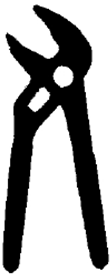
%> input picture Aula-05-Parte2/Img3.png, 112 x 277 px
$ octave exercicio1.m   (GNU Octave 9; MATLAB toolbox functions it lacks are replaced by stand-ins)
%> lines starting %> are read from the running program, lines starting %| are printed output that depends on the picture; in (x1, y1, x2, y2) boxes, pixels count from 0 and x2, y2 are one past the last pixel; in counts of white or black regions, pixels touching at a corner belong together; the program's own positions count from 1
### Aula-05-Parte2/erosao.m
function E = erosao(original,estr)
%Colocar padding de 1's em todos os lados
originalPad = padarray(original,[1 1],1);
% Inicializar a matriz D de tamanho igual ao da original com zeros
saida = zeros(size(original));

for i = 1:size(originalPad,1)-2 % tem que andar até size(originalPad,1)-2 porque o elemento estruturante é 3x3
    for j = 1:size(originalPad,2)-2
        % Pega trechos 3x3 da matriz original
        trecho = originalPad(i:i+2,j:j+2);
        % Encontra os 1's no elemento estruturante
        estr1 = find(estr == 1);
        % Verifica se os elementos no trecho são 1 nas mesmas posições
        % do elemento estruturante
        if(trecho(estr1) == 1)
            saida(i,j) = 1; % se são, coloca 1 na matriz D
        end
    end
end

E = saida;

### Aula-05-Parte2/dilatacao.m
function E = dilatacao(original,estr)
% Colocar padding de 0's em todos os lados
originalPad = padarray(original,[1 1]);
% Inicializar a matriz D de tamanho igual ao da original com zeros
saida = zeros(size(original));

for i = 1:size(originalPad,1)-2 % tem que andar até size(originalPad,1)-2 porque o elemento estruturante é 3x3
    for j = 1:size(originalPad,2)-2
        % Faz a operação AND
        saida(i,j) = sum(sum(estr & originalPad(i:i+2,j:j+2)));
        % Primeiro soma todas as colunas da matriz resultante de estr &
        % originalPad; isso resulta em um vetor, cujos elementos são
        % somados um a um, resultando em um único valor (0 ou 1).
        % Este valor é atribuído a saida(i,j)
    end
end

E = saida;

### Aula-05-Parte2/exercicio1.m
arq=input('Nome do arquivo: ','s');
%> the answer given: Img3.png
ext=input('Extens鉶 do arquivo (jpg, jpeg, png): ','s');
%> the answer given: Img3.png
imagem=imread(arq,ext);
%> imagem is the input picture: size 277x112x3 uint8; min 0, max 255, mean 161.8
figure;
imshow(imagem);
title('Imagem original');

imagem = rgb2gray(imagem);
%> imagem: size 277x112 uint8
imagem = imbinarize(imagem);
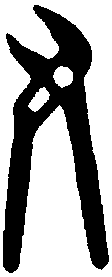
%> imagem: size 277x112 logical; 63.4% white; 1 black region, box (x1, y1, x2, y2) and area: (3, 5, 109, 273) 11352
figure, imshow(imagem);
title('Imagem bin醨ia');

% Elemento Estruturante
B = ones(3);

% Eros鉶
E = erosao(imagem,B);
%> in erosao, `originalPad = padarray(original,[1 1],1);`: originalPad: size 279x114 logical; 64.3% white; 1 black region, box (x1, y1, x2, y2) and area: (4, 6, 110, 274) 11352
%> after the loop in erosao, `for i = 1:size(originalPad,1)-2`:
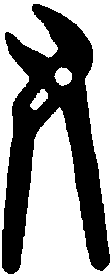
%> saida: size 277x112 double; values 0 (black) and 1 (white), 58.8% white; 1 black region, box (x1, y1, x2, y2) and area: (2, 4, 110, 274) 12783
figure, imshow(E);
title('Eros鉶');

% Dilata玢o
D = dilatacao(imagem,B);
%> in dilatacao, `originalPad = padarray(original,[1 1]);`:
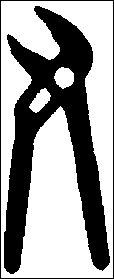
%> originalPad: size 279x114 logical; 61.8% white; 2 black regions, box (x1, y1, x2, y2) and area: (4, 6, 110, 274) 11352, (0, 0, 114, 279) 782
%> after the loop in dilatacao, `for i = 1:size(originalPad,1)-2`:
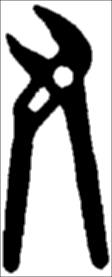
%> saida: size 277x112 double; min 0, max 9, mean 5.63; drawn with min black and max white
D = imbinarize(D);
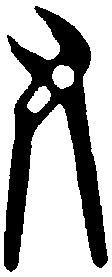
%> D: size 277x112 logical; 68.1% white; 1 black region, box (x1, y1, x2, y2) and area: (4, 6, 108, 272) 9911
figure, imshow(D);
title('Dilata玢o');

% Gradiente Interno (A - (A eros鉶 B))
saida1 = imagem - E;
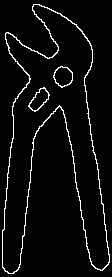
%> saida1: size 277x112 double; values 0 (black) and 1 (white), 4.6% white in thin lines or dots
figure, imshow(saida1);
title('Gradiente Interno');

% Gradiente Externo (A dilata玢o B) - A
saida2 = D - imagem;
figure, imshow(saida2);
title('Gradiente Externo');

% Gradiente Morfol骻ico (A dilata玢o B) - (A eros鉶 B)
saida3 = D - E;
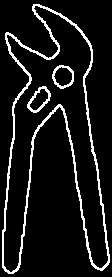
%> saida3: size 277x112 double; values 0 (black) and 1 (white), 9.3% white in thin lines or dots
figure, imshow(saida3);
title('Gradiente Morfol骻ico');
